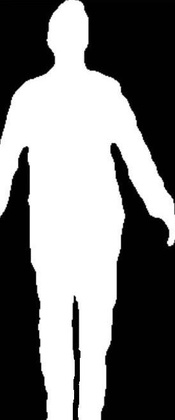
%> input picture Lecciones/Leccion20 26-06-2020/imagen9.jpg, 175 x 420 px, shrunk from 274 x 656 before the run
$ octave tarea1.m   (GNU Octave 9; MATLAB toolbox functions it lacks are replaced by stand-ins)
%> lines starting %> are read from the running program, lines starting %| are printed output that depends on the picture; in (x1, y1, x2, y2) boxes, pixels count from 0 and x2, y2 are one past the last pixel; in counts of white or black regions, pixels touching at a corner belong together; the program's own positions count from 1
### Lecciones/Leccion20 26-06-2020/binaria.m
function Y = binaria(X)
  [m,n] = size(X);
  Y = zeros(m,n);
  for i = 1:m
    for j = 1:n
      if X(i,j) >= 0.5
        Y(i,j) = 1;
      endif
    endfor
  endfor
endfunction

### Lecciones/Leccion20 26-06-2020/tarea1.m
clc; clear; close all;
pkg load image;
A = imread('imagen9.jpg');
%> A is the input picture: size 420x175 uint8; min 0, max 255, mean 121.6
A = im2double(A);
%> A: size 420x175 double
A = binaria(A);
%> after the loop in binaria, `for i = 1:m`:
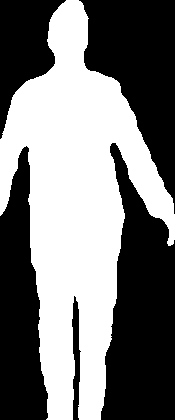
%> Y: size 420x175 double; values 0 (black) and 1 (white), 47.5% white; 1 white region, box (x1, y1, x2, y2) and area: (0, 0, 175, 420) 34919
subplot(1,2,1);
imshow(A);
title('Imagen original');


[m,n] = size(A);
%> m = 420; n = 175
B = [0 1 0; 1 1 1; 0 1 0];
Xk = A;
k=1;
Sk_aux = A&~imopen(A,B);
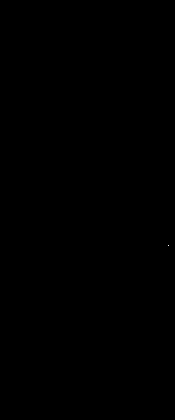
%> Sk_aux: size 420x175 logical; 0% white in thin lines or dots, all inside (x1, y1, x2, y2) = (168, 245, 169, 246)
while 1
  Xk = imerode(Xk,B);
  Yk = imopen(Xk,B);
  Sk = Xk&~Yk;

  if Xk == 0
    break;
  endif

  Sk_aux = Sk_aux|Sk;
  k+=1;
endwhile
%> this loop made 65 passes
%> pass 1, `Xk = imerode(Xk,B);`:
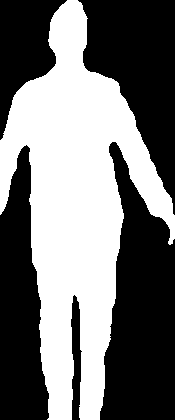
%> Xk: size 420x175 double; values 0 (black) and 1 (white), 45.6% white; 1 white region, box (x1, y1, x2, y2) and area: (0, 0, 175, 420) 33537
%> after the loop:
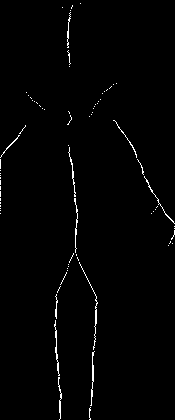
%> Sk_aux: size 420x175 logical; 1.3% white in thin lines or dots
%> after the loop: Xk: size 420x175 double; every value is 0
%> after the loop, k = 65

Y = Sk_aux;
subplot(1,2,2);
imshow(Y);
title('Esqueleto')

$ run again, with Lecciones/Leccion20 26-06-2020/imagen5.jpg copied over Lecciones/Leccion20 26-06-2020/imagen9.jpg
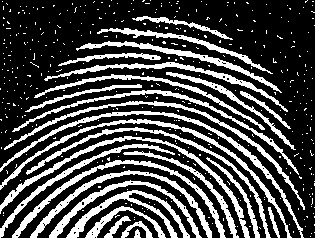
%> input picture Lecciones/Leccion20 26-06-2020/imagen5.jpg, 315 x 238 px
%> A is the input picture: size 238x315x3 uint8; min 0, max 255, mean 73.1
%> A: size 238x315x3 double
%> after the loop in binaria, `for i = 1:m`:
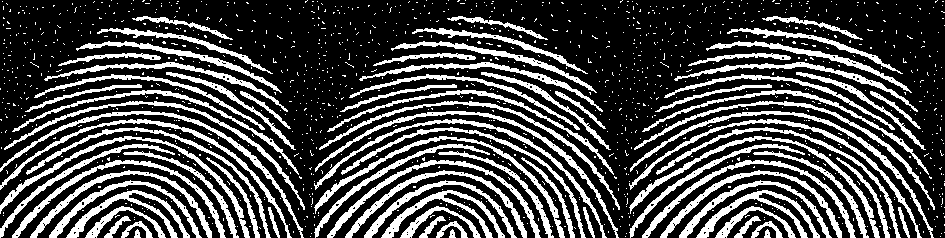
%> Y: size 238x945 double; values 0 (black) and 1 (white), 28.5% white; 1236 white regions (1155 under 20 px), largest, box (x1, y1, x2, y2) and area: (0, 111, 304, 238) 1388, (315, 111, 619, 238) 1388, (630, 111, 934, 238) 1388
%> after the loop `while 1`:
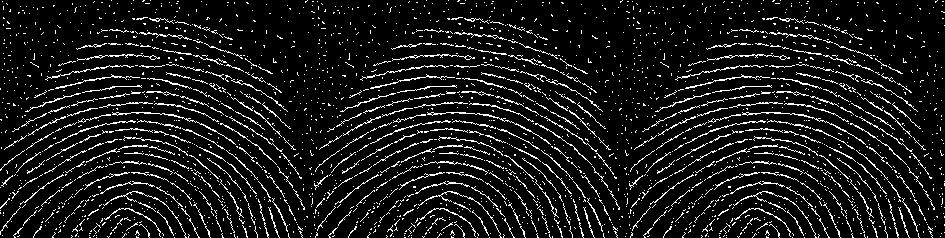
%> Sk_aux: size 238x945 logical; 9.7% white in thin lines or dots
%> after the loop `while 1`: k = 6

$ run again, with Lecciones/Leccion20 26-06-2020/imagen6.jpg copied over Lecciones/Leccion20 26-06-2020/imagen9.jpg
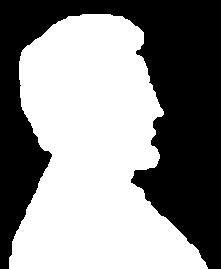
%> input picture Lecciones/Leccion20 26-06-2020/imagen6.jpg, 221 x 269 px
%> A is the input picture: size 269x221x3 uint8; min 0, max 255, mean 139.2
%> A: size 269x221x3 double
%> after the loop in binaria, `for i = 1:m`:
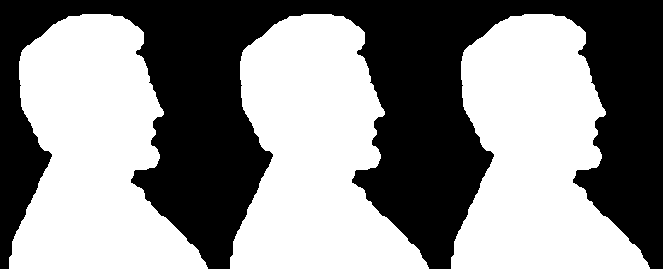
%> Y: size 269x663 double; values 0 (black) and 1 (white), 54.6% white; 1 black region, box (x1, y1, x2, y2) and area: (0, 0, 663, 269) 80982
%> after the loop `while 1`:
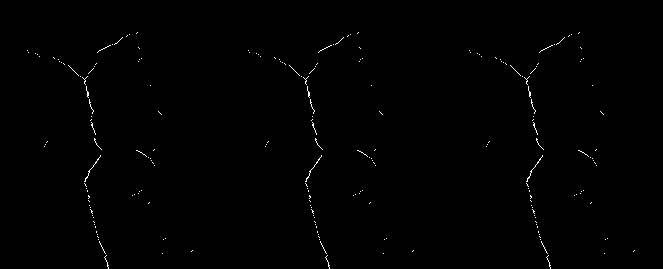
%> Sk_aux: size 269x663 logical; 0.47% white in thin lines or dots, all inside (x1, y1, x2, y2) = (27, 32, 635, 269)
%> after the loop `while 1`: k = 100
